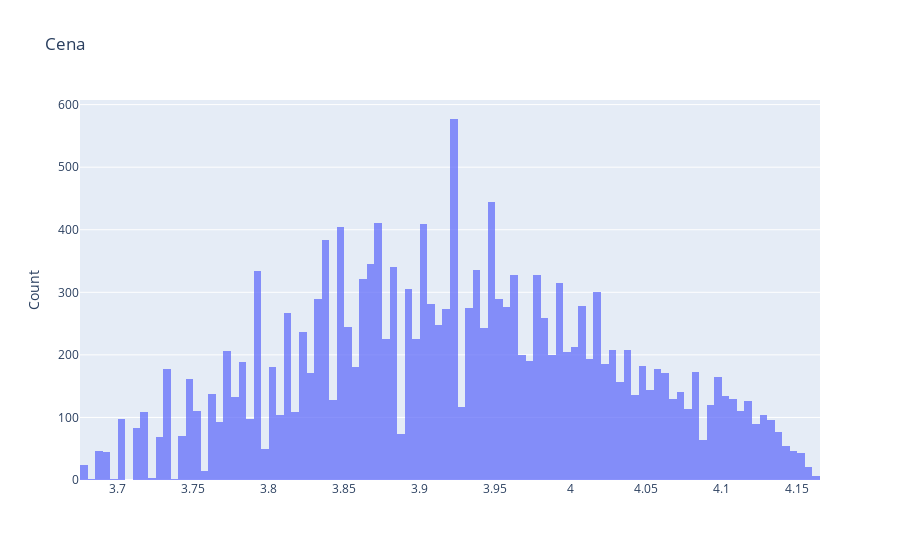

Write notebook code for a chart like this one.
### Code cell
plotBarCat(df,'Cena','Cena')

### Figure 1 — Plotly figure (JSON) as saved in the notebook; plotly's stock layout.template omitted (floating-point values rounded to 4 significant figures; data arrays with more than 128 entries replaced by an {"elided": "..."} marker saying what was removed)
{"data": [{"opacity": 0.75, "type": "histogram", "x": {"elided": "17489 float values"}}], "layout": {"barmode": "overlay", "title": {"text": "Cena"}, "yaxis": {"title": {"text": "Count"}}}}
